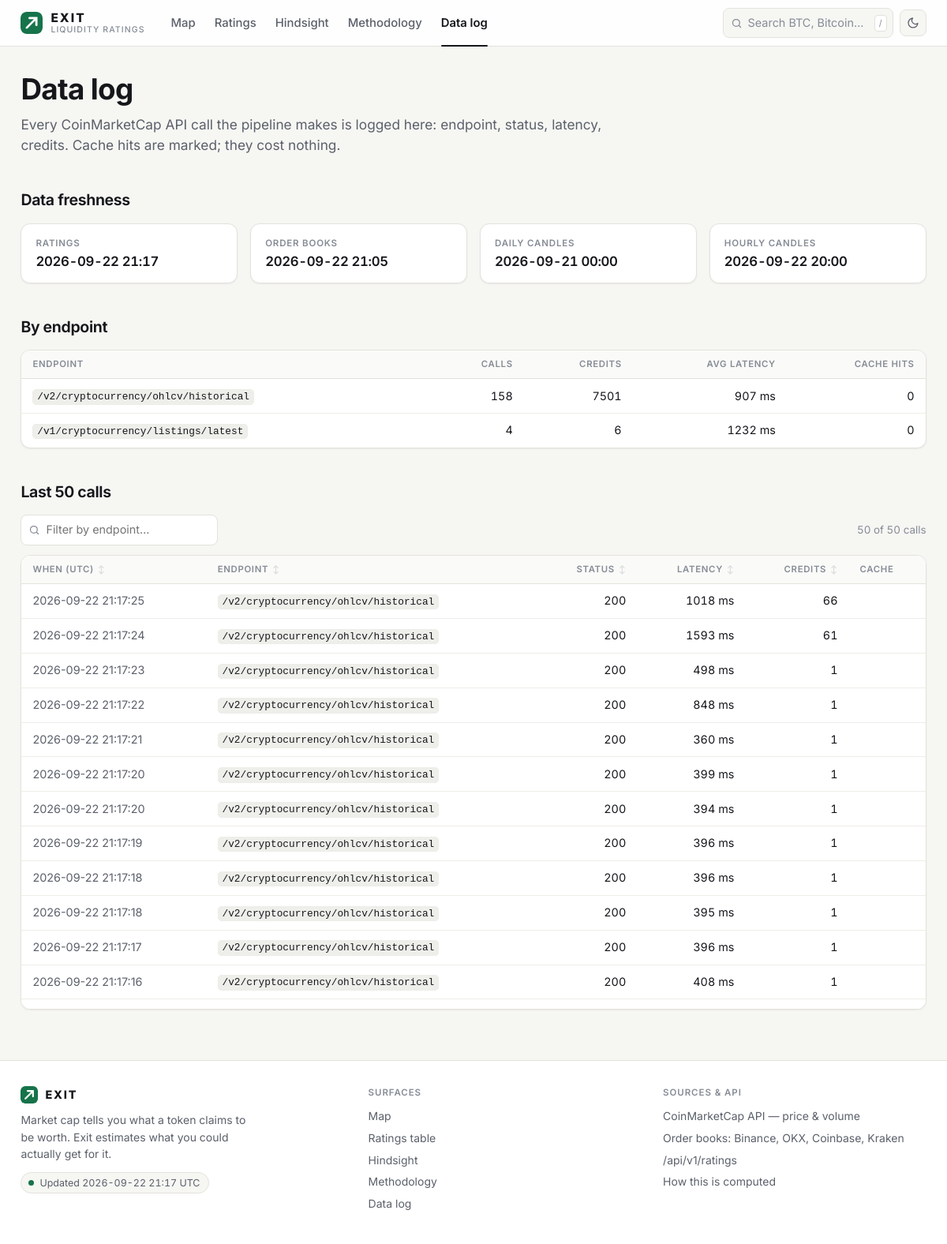
The app's page /debug with its own data.
### tables this page shows
CREATE TABLE api_calls (
    ts         TEXT,
    endpoint   TEXT,
    status     INTEGER,
    latency_ms INTEGER,
    credits    INTEGER,
    cache_hit  INTEGER
);

### app.py (the view)
@app.route("/debug")
def debug():
    calls = q("SELECT * FROM api_calls ORDER BY ts DESC LIMIT 50")
    totals = q("SELECT endpoint, COUNT(*) AS n, SUM(credits) AS credits, "
               "ROUND(AVG(latency_ms)) AS ms, SUM(cache_hit) AS hits "
               "FROM api_calls GROUP BY endpoint ORDER BY n DESC")
    def candles(interval, key):
        try:
            v = q1("SELECT MAX(time_open) AS v FROM ohlcv WHERE interval = ?", interval)["v"]
        except sqlite3.OperationalError:
            v = None
        return v or meta(key)
    fresh = {
        "ratings": latest_ts(),
        "order books": (q1("SELECT MAX(ts) AS v FROM books") or {"v": None})["v"],
        "daily candles": candles("d", "fresh_daily"),
        "hourly candles": candles("h", "fresh_hourly"),
    }
    return render_template("debug.html", calls=calls, totals=totals, fresh=fresh)

### app.py (called while the page is built)
def db():
    if "db" not in g:
        g.db = sqlite3.connect(f"file:{DB}?mode=ro", uri=True)
        g.db.row_factory = sqlite3.Row
    return g.db

@app.teardown_appcontext
def _close(_):
    conn = g.pop("db", None)
    if conn is not None:
        conn.close()

def q(sql, *args):
    return db().execute(sql, args).fetchall()

def q1(sql, *args):
    return db().execute(sql, args).fetchone()

def latest_ts():
    r = q1("SELECT MAX(ts) AS ts FROM ratings")
    return r["ts"] if r else None

def meta(key, default=None):
    r = q1("SELECT value FROM meta WHERE key = ?", key)
    return json.loads(r["value"]) if r else default

@app.context_processor
def _globals():
    ts = latest_ts()
    stale = False
    if ts:
        age = dt.datetime.now(dt.timezone.utc) - dt.datetime.fromisoformat(ts)
        stale = age.total_seconds() > STALE_HOURS * 3600
    return {"as_of": ts, "stale": stale, "grades": GRADES, "cal": impact.CALIBRATION or {}}

### templates/debug.html (shortened to what this page needs)
{% extends "base.html" %}{% from "_macros.html" import stat, table_tools %}
{% block body %}
<h1>Data log</h1>
<p class="lede">Every CoinMarketCap API call the pipeline makes is logged here: endpoint, status, latency, credits. Cache hits are marked; they cost nothing.</p>
<h2>Data freshness</h2>
<div class="grid">
  {% for k, v in fresh.items() %}
  {{ stat(k, v[:16].replace('T', ' ') if v else '—', small=True) }}
  {% endfor %}
</div>
<h2>By endpoint</h2>
<div class="table-scroll"><table>
  <thead><tr><th>Endpoint</th><th class="num">Calls</th><th class="num">Credits</th><th class="num">Avg latency</th><th class="num">Cache hits</th></tr></thead>
  <tbody>
  {% for t in totals %}
  <tr><td><code>{{ t.endpoint }}</code></td><td class="num">{{ t.n }}</td><td class="num">{{ t.credits or 0 }}</td>
      <td class="num">{{ t.ms | int }} ms</td><td class="num">{{ t.hits or 0 }}</td></tr>
  {% endfor %}
  </tbody>
</table></div>
<h2>Last 50 calls</h2>
{% if calls %}
{{ table_tools('t-calls', 'Filter by endpoint…', 'calls') }}
<div class="table-scroll tall"><table id="t-calls" data-enhance>
  <thead><tr><th data-sort>When (UTC)</th><th data-sort>Endpoint</th><th class="num" data-sort>Status</th><th class="num" data-sort>Latency</th><th class="num" data-sort>Credits</th><th>Cache</th></tr></thead>
  <tbody>
  {% for c in calls %}
  <tr data-search="{{ c.endpoint }} {{ c.status }}">
      <td class="muted">{{ c.ts[:19].replace('T', ' ') }}</td>
      <td><code>{{ c.endpoint }}</code></td>
      <td class="num" data-v="{{ c.status }}">{{ c.status }}</td>
      <td class="num" data-v="{{ c.latency_ms }}">{{ c.latency_ms }} ms</td>
      <td class="num" data-v="{{ c.credits }}">{{ c.credits }}</td>
      <td>{% if c.cache_hit %}<span class="pill">hit</span>{% endif %}</td></tr>
  {% endfor %}
  </tbody>
</table></div>
{% else %}
<div class="callout measure">No API calls logged yet. The daily pipeline writes one row per call.</div>
{% endif %}
{% endblock %}

### templates/base.html (shortened to what this page needs)
<!doctype html>
<html lang="en">
<head>
  <link rel="stylesheet" href="{{ url_for('static', filename='style.css') }}">
</head>
<body>
<header class="site">
  <div class="wrap header-inner">
    <a class="brand" href="{{ url_for('map_view') }}" aria-label="Exit — home">
      <svg class="mark" viewBox="0 0 32 32" aria-hidden="true"><rect width="32" height="32" rx="7" fill="var(--g-AAA)"/><path d="M9 23 L23 9 M13 9 H23 V19" stroke="#fff" stroke-width="3.2" fill="none" stroke-linecap="round"/></svg>
      <span class="brand-text">
        <span class="brand-name">EXIT</span>
        <span class="brand-sub">Liquidity ratings</span>
      </span>
    </a>
    <nav class="nav" aria-label="Primary">
      {% set ep = request.endpoint %}
      <a href="{{ url_for('map_view') }}" class="{{ 'on' if ep == 'map_view' }}"{{ ' aria-current=page' | safe if ep == 'map_view' }}>Map</a>
      <a href="{{ url_for('ratings') }}" class="{{ 'on' if ep in ('ratings', 'token', 'search') }}"{{ ' aria-current=page' | safe if ep == 'ratings' }}>Ratings</a>
      <a href="{{ url_for('hindsight') }}" class="{{ 'on' if ep == 'hindsight' }}"{{ ' aria-current=page' | safe if ep == 'hindsight' }}>Hindsight</a>
      <a href="{{ url_for('methodology') }}" class="{{ 'on' if ep == 'methodology' }}"{{ ' aria-current=page' | safe if ep == 'methodology' }}>Methodology</a>
      <a href="{{ url_for('debug') }}" class="{{ 'on' if ep == 'debug' }}"{{ ' aria-current=page' | safe if ep == 'debug' }}>Data log</a>
    </nav>
    <div class="header-actions">
      <form class="search" action="{{ url_for('search') }}" role="search">
        <input name="q" type="text" placeholder="Search BTC, Bitcoin…" aria-label="Search a token" autocomplete="off" value="{{ request.args.get('q', '') }}">
        <kbd>/</kbd>
      </form>
      <button type="button" class="icon-btn" id="theme-toggle" aria-label="Switch between light and dark" title="Switch theme">
        <svg class="i-moon" viewBox="0 0 24 24" fill="none" stroke="currentColor" stroke-width="1.9" stroke-linecap="round" stroke-linejoin="round" aria-hidden="true"><path d="M21 12.8A9 9 0 1 1 11.2 3a7 7 0 0 0 9.8 9.8Z"/></svg>
      </button>
    </div>
  </div>
</header>
<main id="main" tabindex="-1"><div class="wrap {% block wrapmod %}{% endblock %}">
  {% block body %}{% endblock %}
</div></main>
<footer class="site">
  <div class="wrap">
    <div>
      <span class="foot-brand">
        <svg class="mark" viewBox="0 0 32 32" aria-hidden="true"><rect width="32" height="32" rx="7" fill="var(--g-AAA)"/><path d="M9 23 L23 9 M13 9 H23 V19" stroke="#fff" stroke-width="3.2" fill="none" stroke-linecap="round"/></svg>
        EXIT
      </span>
      <p style="margin:0 0 12px;max-width:34ch">Market cap tells you what a token claims to be worth. Exit estimates what you could actually get for it.</p>
      <span class="status{{ ' is-stale' if stale }}" title="Ratings are recomputed once a day">
        <span class="dot"></span>
        {% if as_of %}Updated {{ as_of[:16].replace('T', ' ') }} UTC{% else %}No data yet{% endif %}{% if stale %} · stale{% endif %}
      </span>
    </div>
    <div>
      <h4>Surfaces</h4>
      <ul>
        <li><a href="{{ url_for('map_view') }}">Map</a></li>
        <li><a href="{{ url_for('ratings') }}">Ratings table</a></li>
        <li><a href="{{ url_for('hindsight') }}">Hindsight</a></li>
        <li><a href="{{ url_for('methodology') }}">Methodology</a></li>
        <li><a href="{{ url_for('debug') }}">Data log</a></li>
      </ul>
    </div>
    <div>
      <h4>Sources &amp; API</h4>
      <ul>
        <li><a href="https://coinmarketcap.com/api/">CoinMarketCap API</a> — price &amp; volume</li>
        <li>Order books:
          <a href="https://developers.binance.com/docs/binance-spot-api-docs/rest-api/market-data-endpoints" rel="noopener">Binance</a>,
          <a href="https://www.okx.com/docs-v5/en/#order-book-trading-market-data" rel="noopener">OKX</a>,
          <a href="https://docs.cdp.coinbase.com/exchange/reference/exchangerestapi_getproductbook" rel="noopener">Coinbase</a>,
          <a href="https://docs.kraken.com/api/docs/rest-api/get-order-book" rel="noopener">Kraken</a>
        </li>
        <li><a href="{{ url_for('api_ratings') }}">/api/v1/ratings</a></li>
        <li><a href="{{ url_for('methodology') }}">How this is computed</a></li>
      </ul>
    </div>
  </div>
</footer>
</body>
</html>

### templates/_macros.html (shortened to what this page needs)
{% macro stat(label, value, sub=None, small=False) -%}
<div class="stat">
  <span class="label">{{ label }}</span>
  <span class="value{{ ' sm' if small }}">{{ value }}</span>
</div>
{%- endmacro %}
{% macro table_tools(table_id, placeholder, noun, counts=None, grades=None) -%}
<div class="table-tools" data-tools-for="{{ table_id }}">
  <span class="filter">
    <input type="search" placeholder="{{ placeholder }}" aria-label="{{ placeholder }}" autocomplete="off">
  </span>
  <span class="count" data-noun="{{ noun }}"></span>
</div>
{%- endmacro %}

### records on screen
api_calls: ts "2026-09-22 21:17:25", endpoint "/v2/cryptocurrency/ohlcv/historical", status "200", latency_ms "1018", credits "66"
api_calls: ts "2026-09-22 21:17:24", endpoint "/v2/cryptocurrency/ohlcv/historical", status "200", latency_ms "1593", credits "61"
api_calls: ts "2026-09-22 21:17:23", endpoint "/v2/cryptocurrency/ohlcv/historical", status "200", latency_ms "498", credits "1"
api_calls: ts "2026-09-22 21:17:22", endpoint "/v2/cryptocurrency/ohlcv/historical", status "200", latency_ms "848", credits "1"
api_calls: ts "2026-09-22 21:17:21", endpoint "/v2/cryptocurrency/ohlcv/historical", status "200", latency_ms "360", credits "1"
api_calls: ts "2026-09-22 21:17:20", endpoint "/v2/cryptocurrency/ohlcv/historical", status "200", latency_ms "399", credits "1"
api_calls: ts "2026-09-22 21:17:20", endpoint "/v2/cryptocurrency/ohlcv/historical", status "200", latency_ms "394", credits "1"
api_calls: ts "2026-09-22 21:17:19", endpoint "/v2/cryptocurrency/ohlcv/historical", status "200", latency_ms "396", credits "1"
api_calls: ts "2026-09-22 21:17:18", endpoint "/v2/cryptocurrency/ohlcv/historical", status "200", latency_ms "396", credits "1"
api_calls: ts "2026-09-22 21:17:18", endpoint "/v2/cryptocurrency/ohlcv/historical", status "200", latency_ms "395", credits "1"
api_calls: ts "2026-09-22 21:17:17", endpoint "/v2/cryptocurrency/ohlcv/historical", status "200", latency_ms "396", credits "1"
api_calls: ts "2026-09-22 21:17:16", endpoint "/v2/cryptocurrency/ohlcv/historical", status "200", latency_ms "408", credits "1"

### other values on screen
{{ label }} "RATINGS" "ORDER BOOKS" "DAILY CANDLES" "HOURLY CANDLES"
{{ value }} "2026-09-22 21:17" "2026-09-22 21:05" "2026-09-21 00:00" "2026-09-22 20:00"
{{ t.endpoint }} "/v2/cryptocurrency/ohlcv/historical" "/v1/cryptocurrency/listings/latest"
{{ t.n }} "158" "4"
{{ t.credits or 0 }} "7501" "6"
{{ t.ms | int }} "907" "1232"
{{ t.hits or 0 }} "0" "0"
{{ as_of[:16].replace('T', ' ') }} "2026-09-22 21:17"
